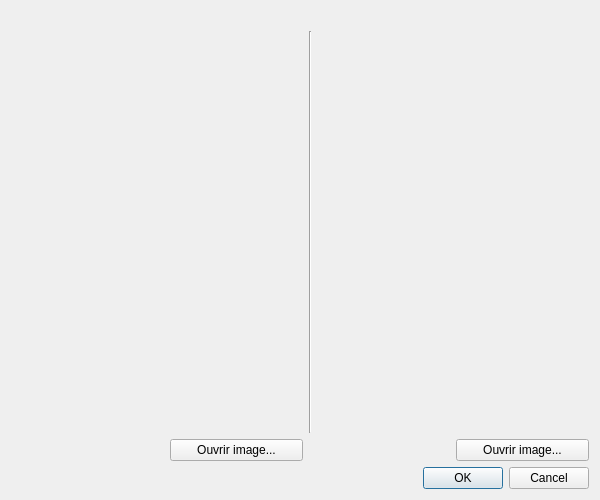
<?xml version="1.0" encoding="UTF-8"?>
<ui version="4.0">
 <class>SubImagesDialog</class>
 <widget class="QDialog" name="SubImagesDialog">
  <property name="geometry">
   <rect>
    <x>0</x>
    <y>0</y>
    <width>600</width>
    <height>500</height>
   </rect>
  </property>
  <property name="windowTitle">
   <string>Dialog</string>
  </property>
  <layout class="QGridLayout" name="gridLayout_2">
   <item row="0" column="0">
    <layout class="QGridLayout" name="gridLayout">
     <item row="2" column="1">
      <widget class="QLabel" name="labelLeft">
       <property name="text">
        <string/>
       </property>
      </widget>
     </item>
     <item row="1" column="0">
      <spacer name="verticalSpacer">
       <property name="orientation">
        <enum>Qt::Vertical</enum>
       </property>
       <property name="sizeHint" stdset="0">
        <size>
         <width>20</width>
         <height>40</height>
        </size>
       </property>
      </spacer>
     </item>
     <item row="1" column="3">
      <widget class="Line" name="line">
       <property name="orientation">
        <enum>Qt::Vertical</enum>
       </property>
      </widget>
     </item>
     <item row="0" column="1" colspan="5">
      <spacer name="horizontalSpacer">
       <property name="orientation">
        <enum>Qt::Horizontal</enum>
       </property>
       <property name="sizeHint" stdset="0">
        <size>
         <width>40</width>
         <height>20</height>
        </size>
       </property>
      </spacer>
     </item>
     <item row="2" column="2">
      <widget class="QPushButton" name="buttonOpenLeftImage">
       <property name="text">
        <string>Ouvrir image...</string>
       </property>
      </widget>
     </item>
     <item row="2" column="5">
      <widget class="QPushButton" name="buttonOpenRightImage">
       <property name="text">
        <string>Ouvrir image...</string>
       </property>
      </widget>
     </item>
     <item row="1" column="1" colspan="2">
      <widget class="QLabel" name="leftImage">
       <property name="text">
        <string/>
       </property>
       <property name="alignment">
        <set>Qt::AlignCenter</set>
       </property>
      </widget>
     </item>
     <item row="1" column="4" colspan="2">
      <widget class="QLabel" name="rightImage">
       <property name="text">
        <string/>
       </property>
       <property name="alignment">
        <set>Qt::AlignCenter</set>
       </property>
      </widget>
     </item>
     <item row="2" column="4">
      <widget class="QLabel" name="labelRight">
       <property name="text">
        <string/>
       </property>
      </widget>
     </item>
    </layout>
   </item>
   <item row="1" column="0">
    <widget class="QDialogButtonBox" name="buttonBox">
     <property name="orientation">
      <enum>Qt::Horizontal</enum>
     </property>
     <property name="standardButtons">
      <set>QDialogButtonBox::Cancel|QDialogButtonBox::Ok</set>
     </property>
    </widget>
   </item>
  </layout>
 </widget>
 <resources/>
 <connections>
  <connection>
   <sender>buttonBox</sender>
   <signal>accepted()</signal>
   <receiver>SubImagesDialog</receiver>
   <slot>accept()</slot>
   <hints>
    <hint type="sourcelabel">
     <x>248</x>
     <y>254</y>
    </hint>
    <hint type="destinationlabel">
     <x>157</x>
     <y>274</y>
    </hint>
   </hints>
  </connection>
  <connection>
   <sender>buttonBox</sender>
   <signal>rejected()</signal>
   <receiver>SubImagesDialog</receiver>
   <slot>reject()</slot>
   <hints>
    <hint type="sourcelabel">
     <x>316</x>
     <y>260</y>
    </hint>
    <hint type="destinationlabel">
     <x>286</x>
     <y>274</y>
    </hint>
   </hints>
  </connection>
 </connections>
</ui>
